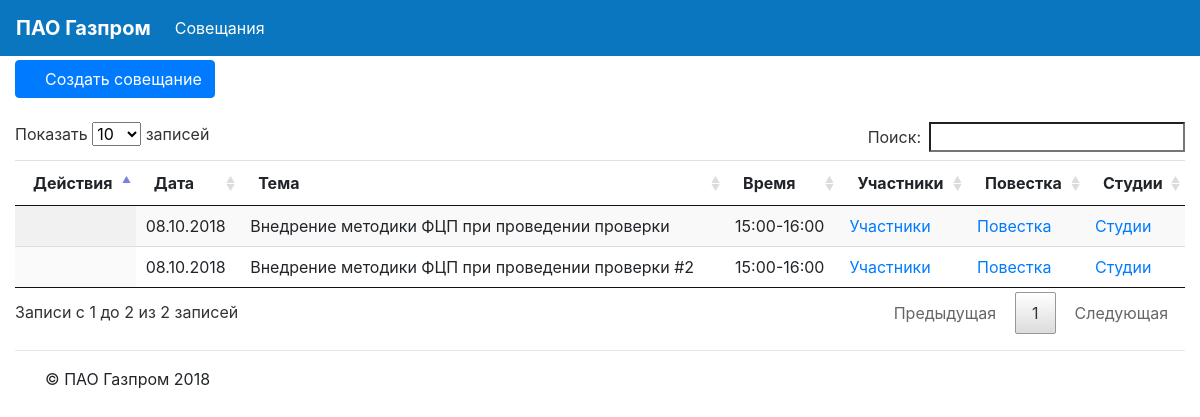
Page /meet/table/ on the earlier database version.
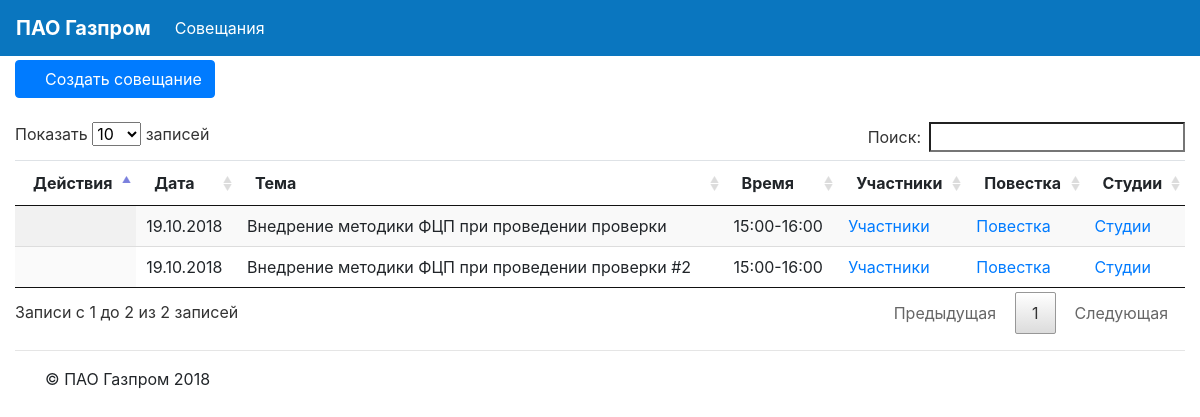
Same page on the later database version.
### meetings/models.py (models this page shows, shortened)
class Meeting(models.Model):
    meet_type = models.CharField(max_length=1, choices=MEETING_TYPE_CHOICES, default=mInternal)
    meet_subj = models.CharField(max_length=128, db_index=True)
    meet_date = models.DateField(null=False, default=timezone.now)
    meet_start = models.CharField(max_length=5,null=True)
    meet_end = models.CharField(max_length=5,null=True)
    meet_acc = models.CharField(max_length=64, db_index=True, blank=True)
    meet_tel = models.CharField(max_length=20, blank=True)
    meet_save = models.BooleanField(default=False)
    meet_confident = models.BooleanField(default=False)
    studios = models.ManyToManyField('Studio', through='StudioList')
    class Meta:
        verbose_name = 'Совещание'
        verbose_name_plural = 'Совещания'

### meetings/views.py (the view)
# urls.py: path('table/', views.meet_table, name='table'),
def meet_table(request):
    args={}
    args['meetings'] = Meeting.objects.all().order_by('-meet_date','-meet_start')
    args['deps'] = Dep.objects.all().annotate(studios_cnt=Count('studio')).order_by('name')
    return render(request,'mt_table.html', args)

### meetings/templates/mt_table.html (shortened to what this page needs)
{% extends "mb_main.html" %}
{% load staticfiles %}
{% load i18n %}
{% block content %}
    <div class="row">
    <div class="col-sm-12">
        <div class="btn-group" role="group" aria-label="meetings menu">
              <a type="button" class="btn btn-primary" href="{% url 'meetings:add' %}"><i class="fa fa-plus"></i> Создать совещание </a>
        </div>
    </div>
    </div>
    <br>
    <table class="table table-sm table-hover display" id="meetTable">
      <thead>
        <tr>
          <th scope="col">Действия</th>
          <th scope="col">Дата</th>
          <th scope="col">Тема</th>
          <th scope="col">Время</th>
          <th scope="col">Участники</th>
          <th scope="col">Повестка</th>
          <th scope="col">Студии</th>
        </tr>
      </thead>
      <tbody>
      {% for m in meetings %}
        <tr>
          <th scope="row">
          <a href="#" data-toggle="tooltip" data-placement="top" title="Удалить совещание" onClick="$('#meetingDeleteButton').attr('href','{% url 'meetings:delete' m.id %}');$('#meetingDeleteModal').find('div.modal-body').find('span').text('{{ m.meet_subj }}');$('#meetingDeleteModal').modal('show');"><i class="fa fa-trash"></i></a>
          <a href="{% url 'meetings:update' m.id %}" data-toggle="tooltip" data-placement="top" title="Изменить данные"><i class="fa fa-edit"></i></a>
          <a href="{% url 'meetings:copy' m.id %}" data-toggle="tooltip" data-placement="top" title="Скопировать"><i class="fa fa-copy"></i></a>
          </th>
          <td>{{ m.meet_date | date:"d.m.Y" }}</td>
          <td>{{ m.meet_subj }}</td>
          <td>{{ m.meet_start }}-{{ m.meet_end }}</td>
          <td>
               <a href="#" data-toggle="modal" data-target=".members-modal-lg" data-meet="{{ m.id }}" data-subj="{{ m.meet_subj }}" data-dt="{{ m.meet_date }}">Участники</a>
               <a href="{% url 'meetings:membersdoc' m.id %}" target='_blank' data-toggle="tooltip" data-placement="top" title="Формировать список участников" onClick=""><i class="fa fa-users"></i></a>
          </td>
          <td>
              <a href="#" data-toggle="modal" data-target=".items-modal-lg" data-meet="{{ m.id }}" data-subj="{{ m.meet_subj }}" data-dt="{{ m.meet_date }}">Повестка</a>
              <a href="{% url 'meetings:itemsdoc' m.id %}" target='_blank' data-toggle="tooltip" data-placement="top" title="Формировать повестку" onClick=""><i class="fa fa-list"></i></a>
          </td>
          <td>
              <a href="#" data-toggle="modal" data-target=".studios-modal-lg" data-meet="{{ m.id }}" data-subj="{{ m.meet_subj }}" data-dt="{{ m.meet_date }}">Студии</a>
              <a href="{% url 'meetings:studiosdoc' m.id %}" target='_blank' data-toggle="tooltip" data-placement="top" title="Формировать заявку" onClick=""><i class="fa fa-file"></i></a>
          </td>
        </tr>
      {% endfor %}
      </tbody>
    </table>
{% endblock %}

### templates/mb_main.html (shortened to what this page needs)
{% load staticfiles %}
{% load cache %}
<!DOCTYPE html>
<html>
<head>
    <link rel="stylesheet" type="text/css" href="{% static "css/bootstrap.min.css" %}">
    <link rel="stylesheet" type="text/css" href="{% static "css/bootstrap-datepicker.min.css" %}">
    <link rel="stylesheet" type="text/css"  href="{% static "css/jquery.dataTables.min.css" %}">
    <link rel="stylesheet" href="{% static "fonts/css/all.css" %}">
    <link rel="stylesheet" type="text/css"  href="{% static "appendGrid/jquery-ui.structure.min.css" %}">
    <link rel="stylesheet" type="text/css"  href="{% static "appendGrid/jquery-ui.theme.min.css" %}">
    <link rel="stylesheet" type="text/css"  href="{% static "appendGrid/jquery.appendGrid-1.7.1.min.css" %}">
</head>
<body style="padding-top:60px;">
    <div class="container-fluid">
    <div class="row">
    <div class="col-sm-12">
    <nav class="navbar navbar-expand-md navbar-dark fixed-top" style="background-color: #0a76bf;">
      <button class="navbar-toggler" type="button" data-toggle="collapse" data-target="#navbarsExampleDefault" aria-controls="navbarsExampleDefault" aria-expanded="false" aria-label="Toggle navigation">
      </button>
      <a class="navbar-brand" href="{% url 'home' %}"><b>ПАО Газпром</b></a>
      <div class="collapse navbar-collapse" id="navbarsExampleDefault">
        <ul class="navbar-nav mr-auto">
          <li class="nav-item active">
            <a class="nav-link" href="{% url 'meetings:table' %}">Совещания <span class="sr-only">(current)</span></a>
          </li>
        </ul>
      </div>
      <a class="nav-link" href="{% url 'admin:index' %}"><i class="fa fa-cogs"></i></a>
    </nav>
    {% block content %}{% endblock %}
    <hr class="my-3">
    <footer class="container">
      <p>&copy; ПАО Газпром 2018</p>
    </footer>
    </div>
</body>
</html>

Differences in the rows shown:
removed Meeting: meet_date "08.10.2018", meet_subj "Внедрение методики ФЦП при проведении проверки", meet_start "15:00", meet_end "16:00"
removed Meeting: meet_date "08.10.2018", meet_subj "Внедрение методики ФЦП при проведении проверки #2", meet_start "15:00", meet_end "16:00"
added Meeting: meet_date "19.10.2018", meet_subj "Внедрение методики ФЦП при проведении проверки", meet_start "15:00", meet_end "16:00"
added Meeting: meet_date "19.10.2018", meet_subj "Внедрение методики ФЦП при проведении проверки #2", meet_start "15:00", meet_end "16:00"
